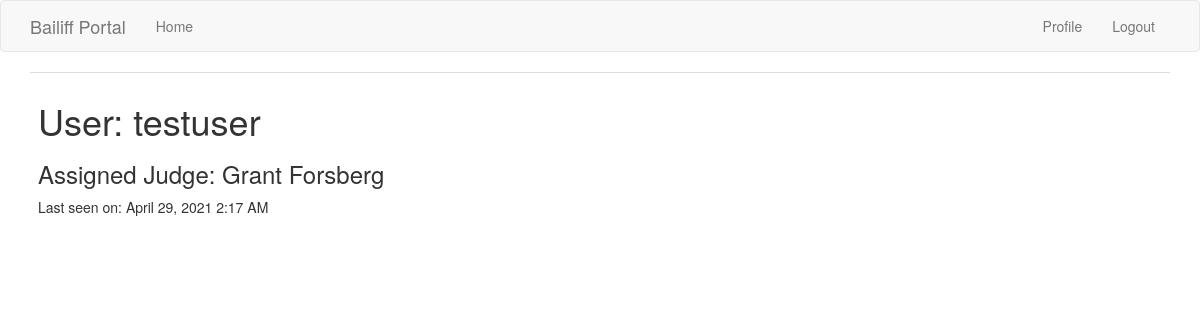
Screenshot of /user/testuser (signed in) with the database file from the repository.
### app/models.py (models this page shows, shortened)
class User(UserMixin, db.Model):
  id = db.Column(db.Integer, primary_key=True)
  username = db.Column(db.String(64), index=True, unique=True)
  displayname = db.Column(db.String(64), unique=True)
  password_hash = db.Column(db.String(128))
  about_me = db.Column(db.String(500))
  last_seen = db.Column(db.DateTime, default=datetime.utcnow)
  permissions = db.Column(db.Integer) # 0=user, 1=Manager, 2=Admin
  judge = db.Column(db.String(64))

### app/main/routes.py (the view)
@bp.route('/user/<username>') # <username> is a dynamic component
@login_required
def user(username):
  user = User.query.filter_by(username=username).first_or_404()
  return render_template('user.html', user=user,
                        title="{}'s User Page".format(
                                  current_user.displayname))

### app/main/routes.py (called while the page is built)
@bp.before_request # decorator from Flask registers the function to be executed before the view function
def before_request():
  if current_user.is_authenticated:
    current_user.last_seen = datetime.utcnow()
    db.session.commit()

### app/models.py (called while the page is built)
@login.user_loader
def load_user(id):
  return User.query.get(int(id))

### app/templates/user.html (shortened to what this page needs)
{% extends "base.html" %}
{% block app_content %}
  <table class="table table-hover">
    <tr>
      <td>
        <h1>User: {{ user.displayname }}</h1>
        <h3>Assigned Judge: {{ user.judge }}</h2>
        <p>Last seen on: {{ moment(user.last_seen).format('LLL') }}</p>
      </td>
    </tr>
  </table>
{% endblock %}

### rows the page displays
User: displayname "testuser", judge "Grant Forsberg", last_seen "April 29, 2021 2:17 AM"
